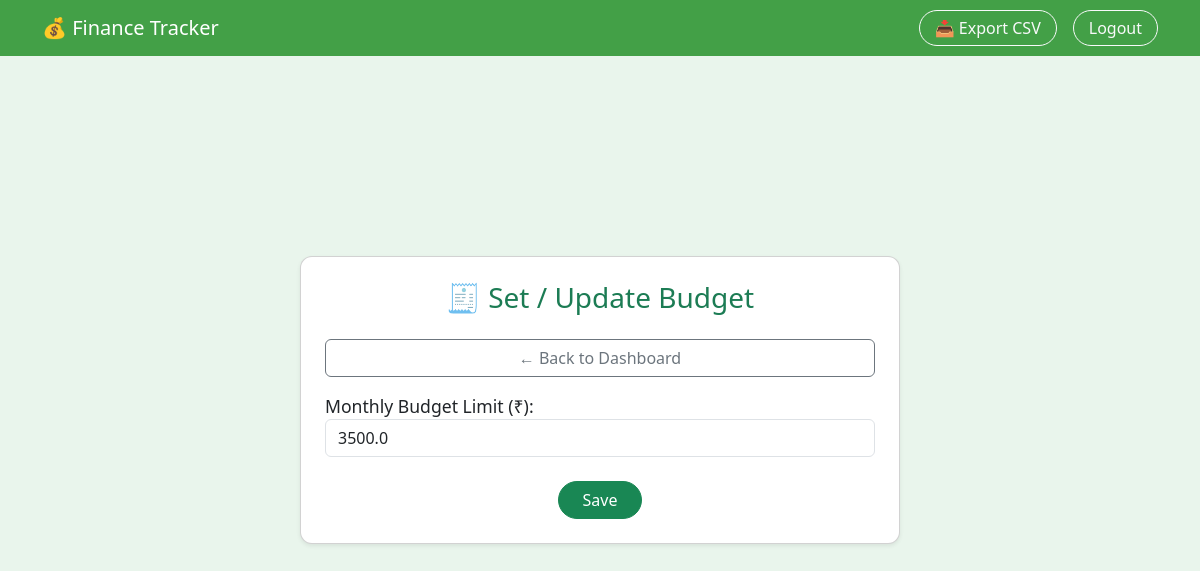
The app's page /set-budget/ (signed in), older data.
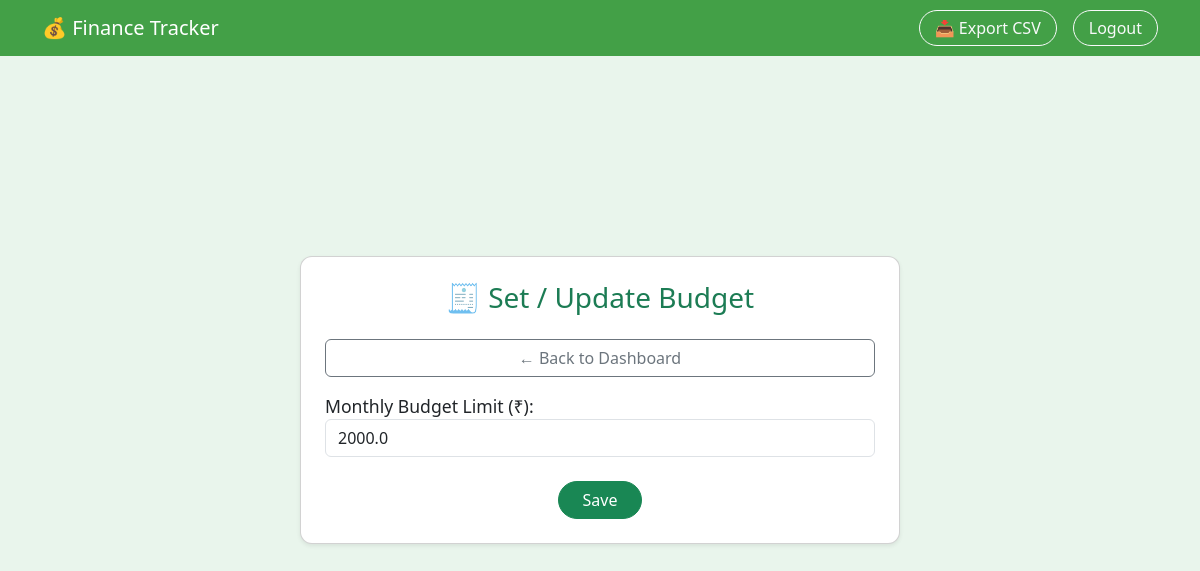
The same page, newer data.
### tracker/models.py (models this page shows, shortened)
class Budget(models.Model):
    user = models.OneToOneField(settings.AUTH_USER_MODEL, on_delete=models.CASCADE)
    monthly_limit = models.FloatField(default=0.0)

### tracker/views.py (the view)
# urls.py: path('set-budget/', views.set_budget, name='set_budget'),
@login_required
def set_budget(request):
    budget, created = Budget.objects.get_or_create(user=request.user)
    if request.method == 'POST':
        amount = request.POST.get('monthly_limit')
        budget.monthly_limit = amount
        budget.save()
        messages.success(request, "Budget updated.")
        return redirect('dashboard')
    return render(request, 'tracker/set_budget.html', {'budget': budget})

### tracker/templates/tracker/set_budget.html (shortened to what this page needs)
{% extends 'tracker/base.html' %}
{% block content %}
<div class="container d-flex justify-content-center align-items-center" style="min-height: 80vh;">
    <div class="card shadow-sm p-4" style="width: 600px; border-radius: 12px;">
        <h3 class="text-center mb-4" style="color: #1c7c54;">
            🧾 Set / Update Budget
        </h3>
        <a href="{% url 'dashboard' %}" class="btn btn-outline-secondary mb-3">← Back to Dashboard</a>
        <form method="POST">
            <div class="form-group mb-4">
                <label for="monthly_limit">Monthly Budget Limit (₹):</label>
                <input type="number" name="monthly_limit" step="0.01" class="form-control" placeholder="Enter your monthly budget" value="{{ budget.monthly_limit }}" required>
            </div>
            <div class="text-center">
                <button type="submit" class="btn btn-success px-4">Save</button>
            </div>
        </form>
    </div>
</div>
{% endblock %}

Row changes from the older to the newer data that the page shows:
changed Budget: monthly_limit "3500.0" → "2000.0"
